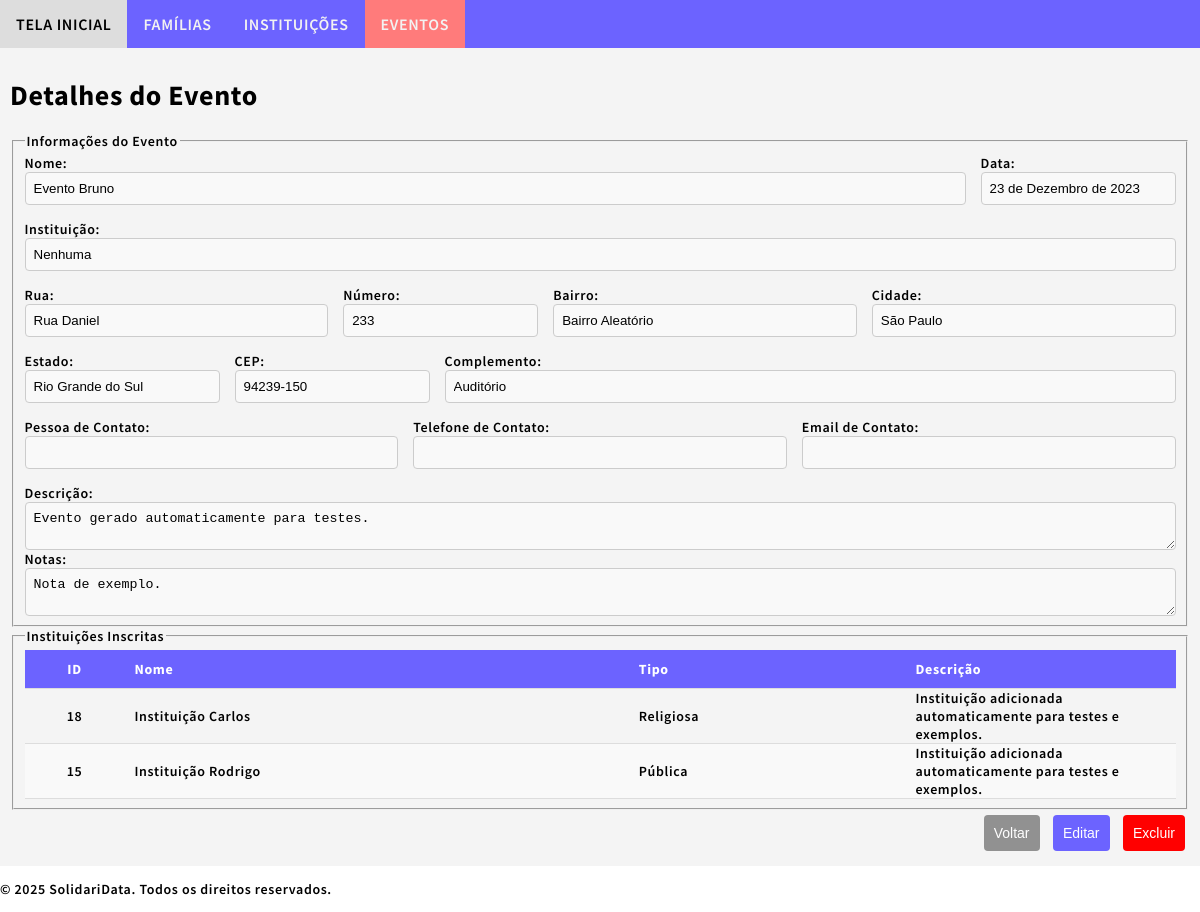
The page /sdata/events/2/ on the database its author committed.
### sdata/models.py (models this page shows, shortened)
class Event(models.Model):
    event_id = models.AutoField(primary_key=True)
    event_name = models.CharField(max_length=100, db_index=True)
    event_date = models.DateField()
    event_location_street = models.CharField(max_length=65)
    event_location_number = models.CharField(max_length=10)
    event_location_neighborhood = models.CharField(max_length=65)
    event_location_city = models.CharField(max_length=65)
    event_location_state = models.CharField(max_length=2, choices=Family.BRAZILIAN_STATES, blank=True, default='SP')
    event_location_zipcode = models.CharField(max_length=10, blank=True)
    event_location_complement = models.CharField(max_length=255, blank=True)
    event_institution = models.ForeignKey(
        Institution,
        on_delete=models.SET_NULL,  # Use SET_NULL to allow the field to be null if the institution is deleted
        blank=True,
        null=True,  # Add null=True to allow null values
        related_name="events"
    )
    event_website = models.URLField(blank=True)
    event_social_media = models.CharField(max_length=255, blank=True)
    event_contact_person = models.CharField(max_length=100, blank=True)
    event_contact_phone = models.CharField(max_length=15, blank=True)
    event_contact_email = models.EmailField(blank=True)
    event_description = models.TextField(blank=True)
    event_note = models.TextField(blank=True)
    event_created = models.DateTimeField(auto_now_add=True)
    event_updated = models.DateTimeField(auto_now=True)

class Institution(models.Model):
    institution_id = models.AutoField(primary_key=True)
    institution_name = models.CharField(max_length=100, db_index=True)
    institution_type = models.CharField(max_length=11, choices=[('comunitária', 'Comunitária'), ('privada', 'Privada'), ('pública', 'Pública'), ('religiosa', 'Religiosa'), ('outra', 'Outra')], blank=True)
    institution_cnpj = models.CharField(max_length=18, unique=True, blank=True)
    institution_address_street = models.CharField(max_length=65)
    institution_address_number = models.CharField(max_length=10)
    institution_address_neighborhood = models.CharField(max_length=65)
    institution_address_city = models.CharField(max_length=65)
    institution_address_state = models.CharField(max_length=2, choices=Family.BRAZILIAN_STATES, blank=True, default='SP')
    institution_address_zipcode = models.CharField(max_length=10, blank=True)
    institution_address_complement = models.CharField(max_length=255, blank=True)
    institution_phone = models.CharField(max_length=15, blank=True)
    institution_email = models.EmailField(blank=True)
    institution_website = models.URLField(blank=True)
    institution_social_media = models.CharField(max_length=255, blank=True)
    institution_description = models.TextField(blank=True)
    institution_note = models.TextField(blank=True)
    institution_created = models.DateTimeField(auto_now_add=True)
    institution_updated = models.DateTimeField(auto_now=True)

### sdata/views.py (the view)
# urls.py: path('sdata/events/<int:pk>/', views.event_detail, name='event_detail'),
def event_detail(request, pk):
    event = get_object_or_404(Event, pk=pk)
    signed_up_institutions = Institution.objects.filter(
        institution_events__institution_event_event=event
    )
    return render(request, 'sdata/event_detail.html', {
        'event': event,
        'signed_up_institutions': signed_up_institutions,
    })

### sdata/templates/sdata/event_detail.html
{% extends "sdata/base.html" %}
{% block content %}
<h1>Detalhes do Evento</h1>
<fieldset>
    <legend>Informações do Evento</legend>
    <div class="form-row">
        <div class="form-group">
            <label for="event_name">Nome:</label>
            <input type="text" id="event_name" name="event_name"
                   value="{{ event.event_name }}" readonly class="form-control">
        </div>
        <div class="form-group-1">
            <label for="event_date">Data:</label>
            <input type="text" id="event_date" name="event_date"
                   value="{{ event.event_date }}" readonly class="form-control">
        </div>
    </div>
    <div class="form-row">
        <div class="form-group">
            <label for="event_institution">Instituição:</label>
            <input type="text" id="event_institution" name="event_institution"
                   value="{{ event.event_institution|default_if_none:'Nenhuma' }}" readonly class="form-control">
        </div>
    </div>
    <div class="form-row">
        <div class="form-group">
            <label for="event_location_street">Rua:</label>
            <input type="text" id="event_location_street" name="event_location_street"
                   value="{{ event.event_location_street }}" readonly class="form-control">
        </div>
        <div class="form-group-1">
            <label for="event_location_number">Número:</label>
            <input type="text" id="event_location_number" name="event_location_number"
                   value="{{ event.event_location_number }}" readonly class="form-control">
        </div>
        <div class="form-group">
            <label for="event_location_neighborhood">Bairro:</label>
            <input type="text" id="event_location_neighborhood" name="event_location_neighborhood"
                   value="{{ event.event_location_neighborhood }}" readonly class="form-control">
        </div>
        <div class="form-group">
            <label for="event_location_city">Cidade:</label>
            <input type="text" id="event_location_city" name="event_location_city"
                   value="{{ event.event_location_city }}" readonly class="form-control">
        </div>
    </div>
    <div class="form-row">
        <div class="form-group-1">
            <label for="event_location_state">Estado:</label>
            <input type="text" id="event_location_state" name="event_location_state"
                   value="{{ event.get_event_location_state_display }}" readonly class="form-control">
        </div>
        <div class="form-group-1">
            <label for="event_location_zipcode">CEP:</label>
            <input type="text" id="event_location_zipcode" name="event_location_zipcode"
                   value="{{ event.event_location_zipcode }}" readonly class="form-control">
        </div>
        <div class="form-group">
            <label for="event_location_complement">Complemento:</label>
            <input type="text" id="event_location_complement" name="event_location_complement"
                   value="{{ event.event_location_complement }}" readonly class="form-control">
        </div>
    </div>
    <div class="form-row">
        <div class="form-group">
            <label for="event_contact_person">Pessoa de Contato:</label>
            <input type="text" id="event_contact_person" name="event_contact_person"
                   value="{{ event.event_contact_person }}" readonly class="form-control">
        </div>
        <div class="form-group">
            <label for="event_contact_phone">Telefone de Contato:</label>
            <input type="text" id="event_contact_phone" name="event_contact_phone"
                   value="{{ event.event_contact_phone }}" readonly class="form-control">
        </div>
        <div class="form-group">
            <label for="event_contact_email">Email de Contato:</label>
            <input type="text" id="event_contact_email" name="event_contact_email"
                   value="{{ event.event_contact_email }}" readonly class="form-control">
        </div>
    </div>
    <div class="form-group">
        <label for="event_description">Descrição:</label>
        <textarea id="event_description" name="event_description" readonly class="form-control">{{ event.event_description }}</textarea>
    </div>
    <div class="form-group">
        <label for="event_note">Notas:</label>
        <textarea id="event_note" name="event_note" readonly class="form-control">{{ event.event_note }}</textarea>
    </div>
</fieldset>
<fieldset>
    <legend>Instituições Inscritas</legend>
    <table>
        <thead>
            <tr>
                <th>ID</th>
                <th>Nome</th>
                <th>Tipo</th>
                <th>Descrição</th>
            </tr>
        </thead>
        <tbody>
            {% for institution in signed_up_institutions %}
            <tr>
                <td>{{ institution.institution_id }}</td>
                <td>{{ institution.institution_name }}</td>
                <td>{{ institution.get_institution_type_display }}</td>
                <td>{{ institution.institution_description|default_if_none:"Sem descrição" }}</td>
            </tr>
            {% empty %}
            <tr>
                <td colspan="4" style="text-align: center;">Nenhuma instituição inscrita.</td>
            </tr>
            {% endfor %}
        </tbody>
    </table>
</fieldset>
<div class="form-actions">
    <div class="button">
        <button type="button" class="btn-secondary" onclick="window.location.href='{% url 'event_list' %}'">
            Voltar
        </button>
        <button type="button" class="btn-primary" onclick="window.location.href='{% url 'event_update' event.pk %}'">
            Editar
        </button>
        <button type="button" class="btn-danger" onclick="window.location.href='{% url 'event_delete' event.pk %}'">
            Excluir
        </button>
    </div>
</div>
{% endblock %}

### sdata/static/sdata/styles.css (style rules this page uses)
body { margin:0; font: 600 14px 'Source Sans Pro', sans-serif; letter-spacing: 0.64px; color: #000000; }
.form-row { display: flex; gap: 15px; margin-bottom: 15px; }
.form-group { flex: 1; display: flex; flex-direction: column; }
.form-group-1 { flex: initial; display: flex; flex-direction: column; }
input { width: auto; padding: 5px; border: 1px solid #ccc; border-radius: 4px; }
button { display: inline-block; padding: 10px 10px; margin: 5px 5px; border: none; border-radius: 4px; font-size: 14px; cursor: pointer; transition: 0.5s; }
button.btn-primary { background-color: #6c63ff; color: #fff; }
button.btn-secondary { background-color: #919191; color: #fff; }
button.btn-danger { background-color: red; color: #fff; }
.form-actions { text-align: right; }
.form-control { border: 1px solid #ccc; padding: 8px; width: auto; border-radius: 4px; background-color: #f9f9f9; }
table { width: 100%; border-collapse: collapse; margin: 0px 0; table-layout: auto; border-collapse: collapse; }
th, td { padding: 10px; text-align: left; border-bottom: 1px solid #ddd; margin: 0px; width: min-content; }
th { background-color: #6c63ff; text-align: left; color: white; }
th:first-child, td:first-child { width: 80px; text-align: center; }
th:nth-child(2), td:nth-child(2) { margin-right:auto; width:max-content; }
th:last-child, td:last-child { width: 250px; }
td { padding: 0px 10px; }
tbody > tr:nth-of-type(even) { background-color: #f9f9f9; }

### rows shown on the page
Event: event_name "Evento Bruno", event_date "23 de Dezembro de 2023", event_institution "Nenhuma", event_location_street "Rua Daniel", event_location_number "233", event_location_neighborhood "Bairro Aleatório", event_location_city "São Paulo", event_location_state "Rio Grande do Sul", event_location_zipcode "94239-150", event_location_complement "Auditório", event_description "Evento gerado automaticamente para testes.", event_note "Nota de exemplo."
Institution: institution_id "18", institution_name "Instituição Carlos", institution_type "Religiosa", institution_description "Instituição adicionada automaticamente para testes e exemplos."
Institution: institution_id "15", institution_name "Instituição Rodrigo", institution_type "Pública", institution_description "Instituição adicionada automaticamente para testes e exemplos."
